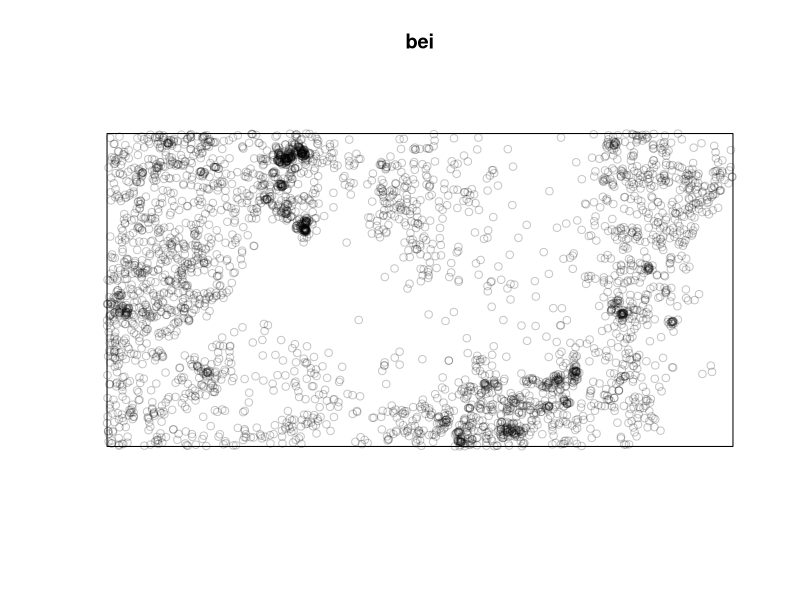
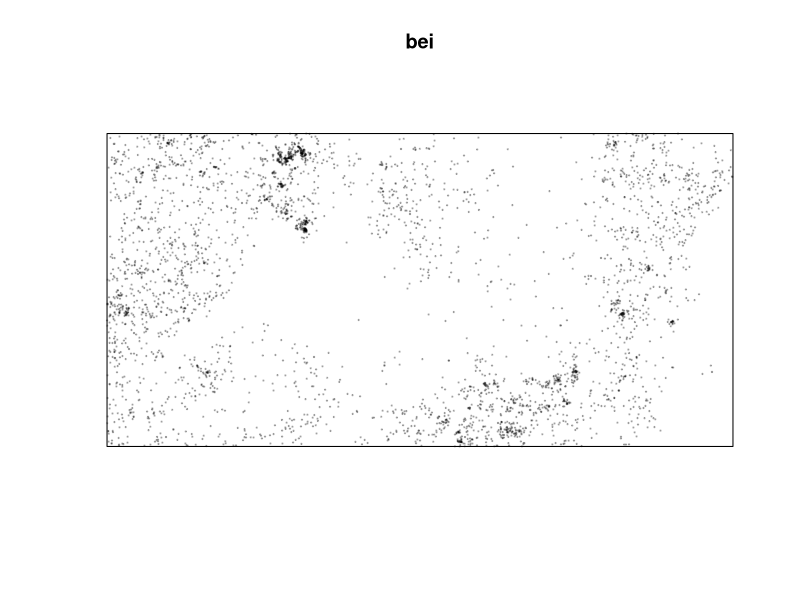
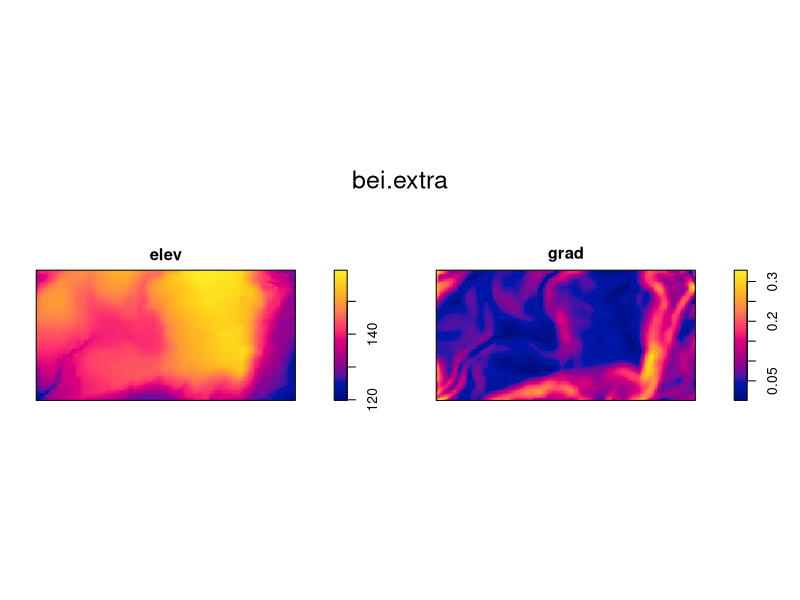
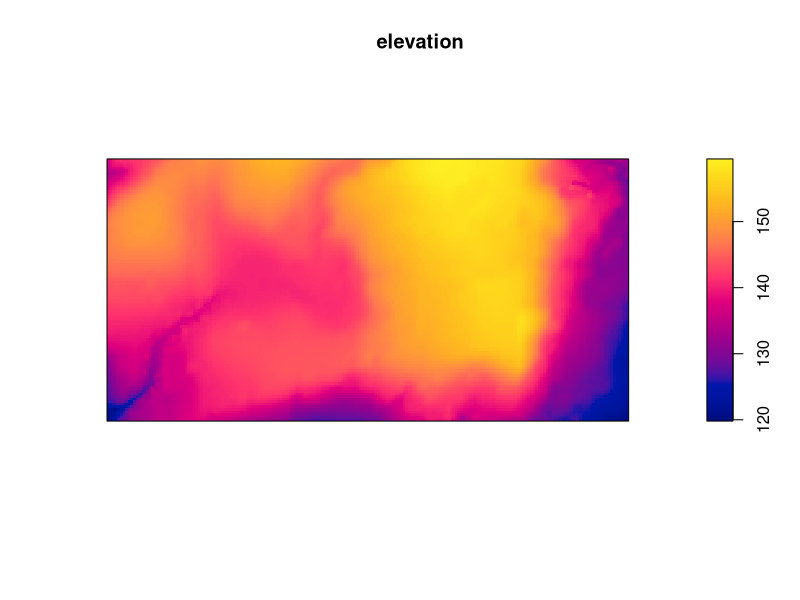
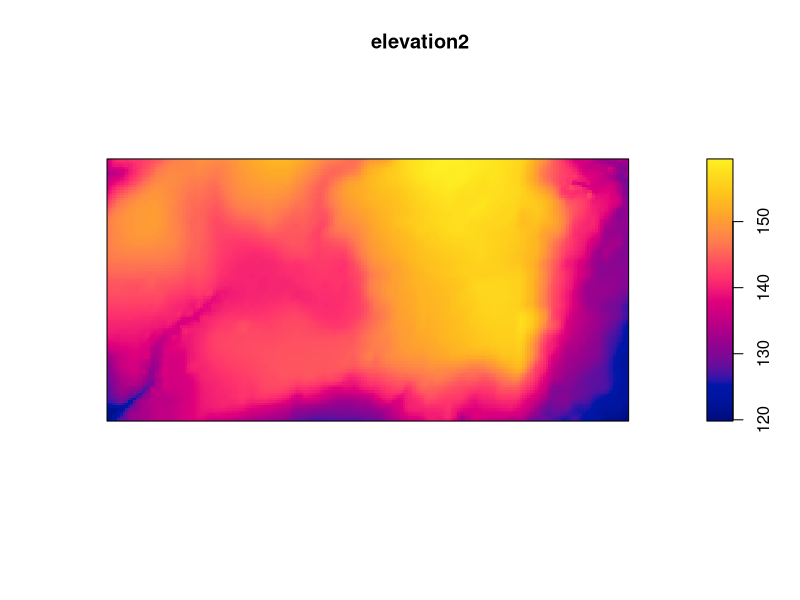
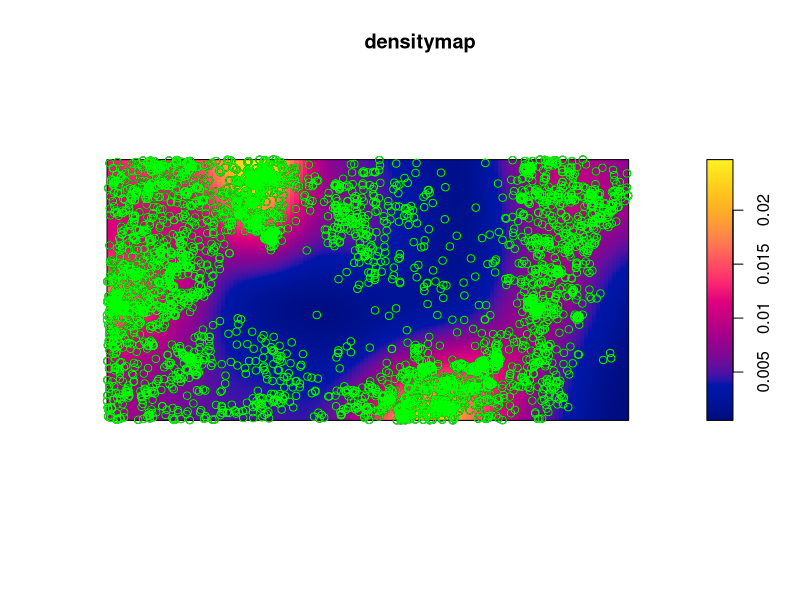
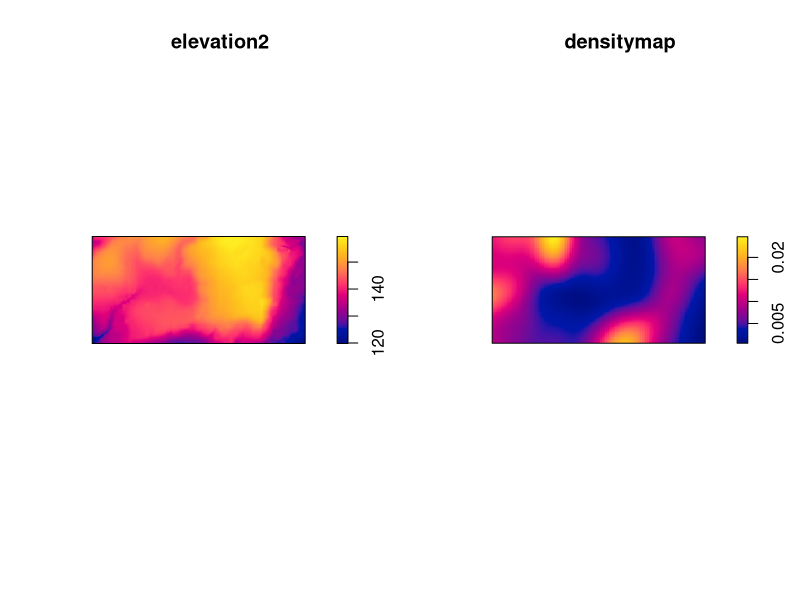
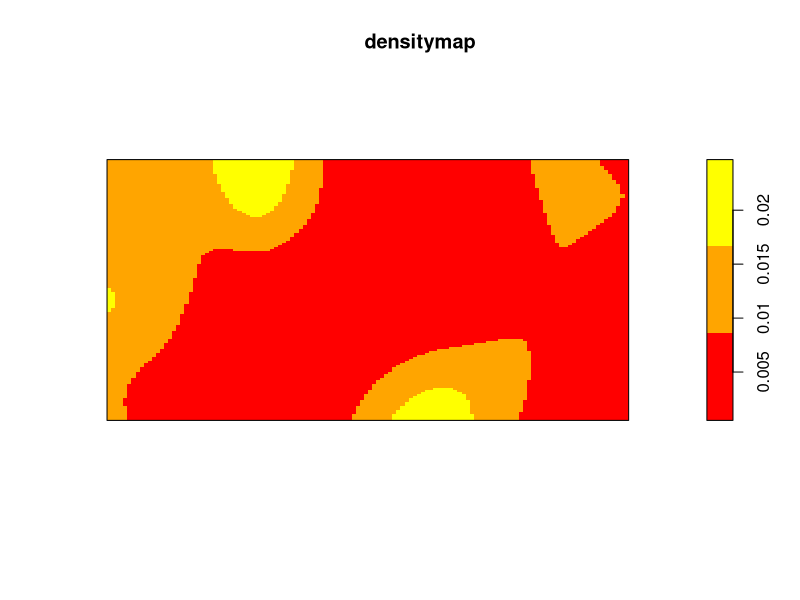

The R source for these figures, in order:
# Code related to population ecology

# Let's install new packages in R
# To do so we use the function "install.packages("name of the package")"
# Since we're importing external data in R it's mandatory to quote the name of the package

# The first package that we're going to install is spatstat
# Spatstat is used for point pattern analysis

install.packages("spatstat") 

# To verify that the package has been installed we use the function "library()"
# To use this function the quotes won't be needed since the package has already been installed

library(spatstat)

# Now we will use the dataset bei, which is inside spatstat
# The dataset bei represent spatial point pattern data

bei

# Let's plot this dataset
# This plot is generated to visualize the spatial distribution of points
# All the points rapresent monitored trees in the Amazon rainforest

plot(bei) 

# Let's change the graphic since the points are too big
# To do so, as we've already seen, we use the functions "pch" and "cex"

plot(bei, pch=19, cex=0.2)

# Now we can explore additional dataset
# We use the "bei.extra" dataset, it gives us a list of pixel images (raster type)
bei.extra 
plot(bei.extra)

# We are gonna need just one the two elements of the dataset (elevation and gradient)
# Let's use only a part of the dataset: elevation
# The symbol $ links elevation to the dataset
bei.extra$elev

# Now we create a new object called elevation and we plot it
elevation <- bei.extra$elev
plot(elevation)

# Also instead of using the symbol $ I can also use [[1]] to select elements
# In this way R will select the first element of the dataset, which is elevation in this case
# We assign it to a new object and we plot it

elevation2 <- bei.extra[[1]]
plot(elevation2)  # [[]] is more powerful because I dont'have to remember the name of the element I need

# Now we want to create a density map, but how do we let R calculting the plots as a continuous image?
# By considering each group of dots as a single unit,
# where each unit is going to be more or less dense according to the number of dots present in that area.???????????????????'

# Now let's see other functions
# We need to pass from point to a continuous surface
# First of all we use the "density" function inside spatstat to create a density map and we rename it
density(bei) 
densitymap <- density(bei) # from points we are now dealing with pixels

# Now if we plot this new object we obtain the density of trees over the area
plot(densitymap) # blue is low density while yellow is high density


# Is there a possibility to show togheter the map of density and the original points?
# Yes, we can use the "points()" function
# This function allow us to add a plot to the current one without erasing this last
points(bei) # puts points on prevoius graphic (densitymap)
points(bei, col="green")

#?? da qui mancaaaaaa
# multiframe with par.function

par(mfrow=c(1,2)) # 1 and 2 are elements of the same arrow 

#now put sets in the elements

plot(elevation2)
plot(densitymap)
# the order is set like this sx elev2 a dx density
# if i want one above the other i'd have 2 rows and 1 coloumn
 par(mfrow=c(2,1))

#if i want again just one map at the centre of the screen and not above or at a side
# i use dev.off() control multiple devides. destroys the device null device

dev.off()

#changing colours to map
cl <- colorRampPalette(c("red", "orange", "yellow")) (3)
# watch out capital letters 
# elements of the same arrow so use c()
# stating (3) is for gradients but the gradients are written like taht in brakets
# assign it to an obj
plot(densitymap, col=cl)

# let's increase the amount of gradients 
cl <- colorRampPalette(c("red", "orange", "yellow")) (100)

# exercise: change teh color ramp palette using different colors 
# search colors in R Columbia university for gradients

# exercise: build a multiframe and plot the densitymapwith two different color ramp palette
par(mfrow=c(1,2))
cl <- colorRampPalette(c("palegreen", "purple3", "orange3")) (100)
plot(densitymap, col=cl)
cl <- colorRampPalette(c("olivedrab2", "orange1", "red3")) (100)
plot(densitymap, col=cl)

# dev.off() to kill everything
